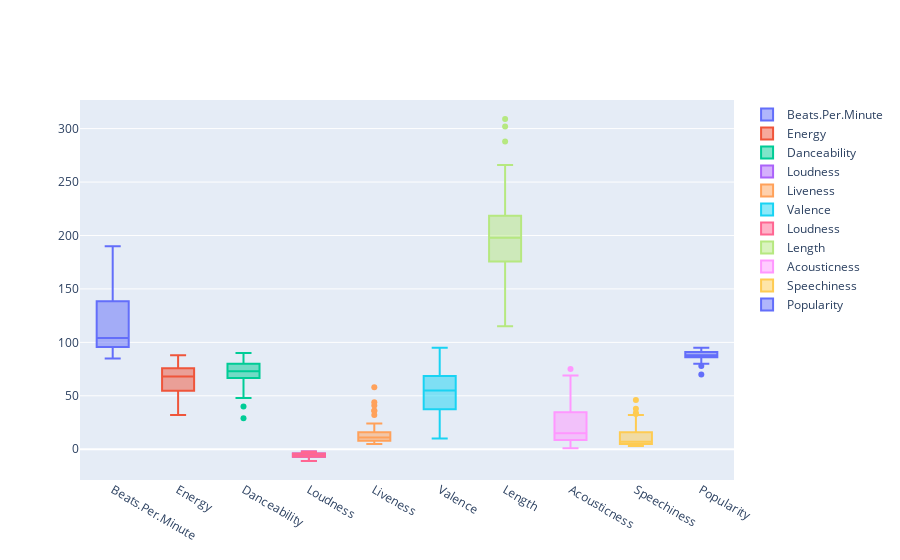

The cell this chart's notebook holds for it:
### Markdown cell above
For example, this graph shows that the pop genre, which has a high Beats.Per.Minute and Valence values, has low Acousticness value.

### Code cell
#Box Plot Each Features

from plotly.offline import download_plotlyjs, init_notebook_mode, plot, iplot
import plotly as py
import plotly.graph_objs as go

init_notebook_mode(connected=True)

trace0 = go.Box(
    y=final['Beats.Per.Minute'],
    name = 'Beats.Per.Minute'
)
trace1 = go.Box(
    y=final['Energy'],
    name = 'Energy'
)
trace2 = go.Box(
    y=final['Danceability'],
    name = 'Danceability'
)
trace3 = go.Box(
    y=final['Loudness'],
    name = 'Loudness'
)
trace4 = go.Box(
    y=final['Liveness'],
    name = 'Liveness'
)
trace5 = go.Box(
    y=final['Valence'],
    name = 'Valence'
)
trace6 = go.Box(
    y=final['Loudness'],
    name = 'Loudness'
)
trace7 = go.Box(
    y=final['Length'],
    name = 'Length'
)
trace8 = go.Box(
    y=final['Acousticness'],
    name = 'Acousticness'
)
trace9 = go.Box(
    y=final['Speechiness'],
    name = 'Speechiness'
)
trace10 = go.Box(
    y=final['Popularity'],
    name = 'Popularity'
)
data = [trace0, trace1, trace2, trace3, trace4, trace5, trace6, trace7, trace8,trace9,trace10]

fig = go.Figure(data=data)

py.offline.iplot(fig)

### Figure 1 — Plotly figure (JSON) as saved in the notebook; plotly's stock layout.template omitted (floating-point values rounded to 4 significant figures)
{"data": [{"name": "Beats.Per.Minute", "type": "box", "y": [105, 190, 93, 150, 102, 180, 111, 136, 135, 176, 96, 110, 176, 101, 93, 176, 90, 130, 158, 124, 154, 92, 92, 135, 124, 98, 96, 94, 93, 85, 140, 96, 98, 100, 114, 176, 152, 138, 95, 104, 85, 96, 136, 98, 88, 176, 100, 104, 95]}, {"name": "Energy", "type": "box", "y": [81, 80, 65, 65, 68, 64, 68, 62, 43, 62, 71, 41, 79, 50, 45, 65, 48, 39, 62, 74, 59, 79, 78, 45, 82, 59, 46, 86, 79, 51, 32, 71, 59, 88, 72, 70, 82, 73, 56, 68, 68, 39, 40, 69, 62, 75, 79, 70, 79]}, {"name": "Danceability", "type": "box", "y": [79, 40, 64, 58, 80, 75, 48, 88, 70, 61, 82, 50, 73, 83, 70, 75, 76, 84, 72, 68, 70, 81, 80, 67, 69, 82, 73, 74, 64, 29, 78, 78, 80, 77, 66, 75, 72, 84, 81, 69, 77, 57, 90, 88, 66, 67, 69, 59, 75]}, {"name": "Loudness", "type": "box", "y": [-4, -4, -8, -4, -5, -6, -5, -6, -11, -5, -4, -6, -2, -4, -7, -6, -6, -8, -3, -7, -6, -4, -4, -11, -4, -6, -7, -3, -4, -8, -11, -5, -7, -5, -7, -5, -5, -5, -6, -7, -6, -6, -9, -4, -2, -4, -3, -6, -6]}, {"name": "Liveness", "type": "box", "y": [8, 16, 8, 11, 9, 7, 8, 11, 10, 24, 15, 11, 6, 12, 16, 11, 7, 14, 12, 7, 12, 9, 44, 12, 13, 18, 19, 6, 36, 10, 9, 9, 13, 32, 14, 11, 36, 11, 6, 10, 7, 23, 6, 5, 58, 8, 17, 41, 7]}, {"name": "Valence", "type": "box", "y": [61, 70, 55, 18, 84, 23, 35, 64, 56, 24, 38, 45, 76, 10, 14, 43, 91, 50, 41, 63, 48, 58, 80, 68, 87, 54, 40, 66, 94, 36, 33, 68, 18, 39, 32, 62, 91, 95, 68, 40, 73, 32, 35, 75, 44, 80, 67, 50, 61]}, {"name": "Loudness", "type": "box", "y": [-4, -4, -8, -4, -5, -6, -5, -6, -11, -5, -4, -6, -2, -4, -7, -6, -6, -8, -3, -7, -6, -4, -4, -11, -4, -6, -7, -3, -4, -8, -11, -5, -7, -5, -7, -5, -5, -5, -6, -7, -6, -6, -9, -4, -2, -4, -3, -6, -6]}, {"name": "Length", "type": "box", "y": [302, 186, 198, 175, 220, 131, 202, 157, 194, 251, 185, 182, 288, 205, 261, 243, 158, 161, 173, 153, 115, 309, 266, 195, 191, 210, 213, 193, 222, 210, 179, 176, 200, 224, 164, 226, 162, 181, 199, 228, 171, 216, 198, 162, 182, 202, 214, 218, 206]}, {"name": "Acousticness", "type": "box", "y": [8, 12, 12, 45, 9, 2, 15, 5, 33, 60, 28, 75, 7, 10, 12, 15, 56, 18, 11, 4, 34, 14, 36, 25, 49, 69, 37, 11, 3, 12, 59, 22, 2, 19, 18, 14, 13, 4, 48, 2, 1, 37, 5, 39, 7, 24, 19, 23, 21]}, {"name": "Speechiness", "type": "box", "y": [9, 46, 19, 7, 4, 29, 9, 10, 38, 31, 7, 3, 20, 5, 15, 32, 5, 8, 11, 3, 8, 7, 4, 30, 6, 10, 3, 6, 25, 4, 33, 28, 15, 6, 6, 34, 5, 6, 7, 3, 5, 3, 13, 12, 5, 6, 5, 3, 12]}, {"name": "Popularity", "type": "box", "y": [92, 85, 86, 94, 84, 92, 90, 87, 95, 93, 86, 88, 87, 92, 82, 90, 91, 88, 91, 91, 91, 83, 91, 89, 70, 83, 89, 91, 89, 84, 89, 89, 89, 89, 89, 91, 87, 80, 78, 88, 90, 87, 84, 88, 88, 88, 88, 88, 82]}], "layout": {}}
